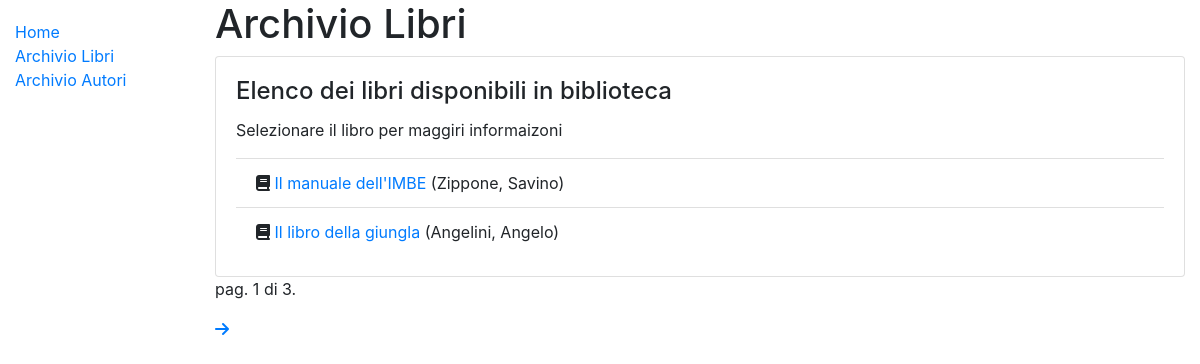
/catalog/books/, run on the app's committed database.
### catalog/models.py (models this page shows, shortened)
class Book(models.Model):
    title = models.CharField(max_length=200)
    author = models.ForeignKey('Author', on_delete=models.SET_NULL, null=True)
    summary = models.TextField(max_length=1000, help_text='Enter a brief description of the book')
    isbn = models.CharField('ISBN', max_length=13, help_text='13 Character <a href="https://www.isbn-international.org/content/what-isbn">ISBN number</a>')
    genre = models.ManyToManyField(Genre, help_text='Select a genre for this book')
    def get_absolute_url(self):
        return reverse('book-detail', args=[str(self.id)])
    def display_genre(self):
        """Create a string for the Genre. This is required to display genre in Admin."""
        return ', '.join(genre.name for genre in self.genre.all()[:3])
    display_genre.short_description = 'Genre'

class Author(models.Model):
    first_name = models.CharField(max_length=100)
    last_name = models.CharField(max_length=100)
    date_of_birth = models.DateField(null=True, blank=True)
    date_of_death = models.DateField('Died', null=True, blank=True)
    class Meta:
        ordering = ['last_name', 'first_name']
    def __str__(self):
        return f'{self.last_name}, {self.first_name}'

### catalog/views.py (the view)
# urls.py: path('books/', views.BookListView.as_view(), name='books'),
class BookListView(generic.ListView):
    model = Book
    paginate_by = 2

### catalog/templates/catalog/book_list.html
{% extends "base_generic.html" %}
{% block content %}
<h1>Archivio Libri</h1>
{% if book_list %}
<div class="card">
  <div class="card-body">
    <h4 class="card-title">Elenco dei libri disponibili in biblioteca</h4>
    <p class="card-text">Selezionare il libro per maggiri informaizoni</p>
    <ul class="list-group list-group-flush">
      {% for book in book_list %}
      <li class="list-group-item">
        <i class="fas fa-book"></i> <a href="{{ book.get_absolute_url }}">{{ book.title }}</a> ({{book.author}})
      </li>
      {% endfor %}
    </ul>
  </div>
</div>
{% else %}
<p>There are no books in the library.</p>
{% endif %}
{% endblock %}

### data on the page
Book: title "Il manuale dell'IMBE", author "Zippone, Savino"
Book: title "Il libro della giungla", author "Angelini, Angelo"

### other printed values
{{ page_obj.number }} "1"
{{ page_obj.paginator.num_pages }} "3"
